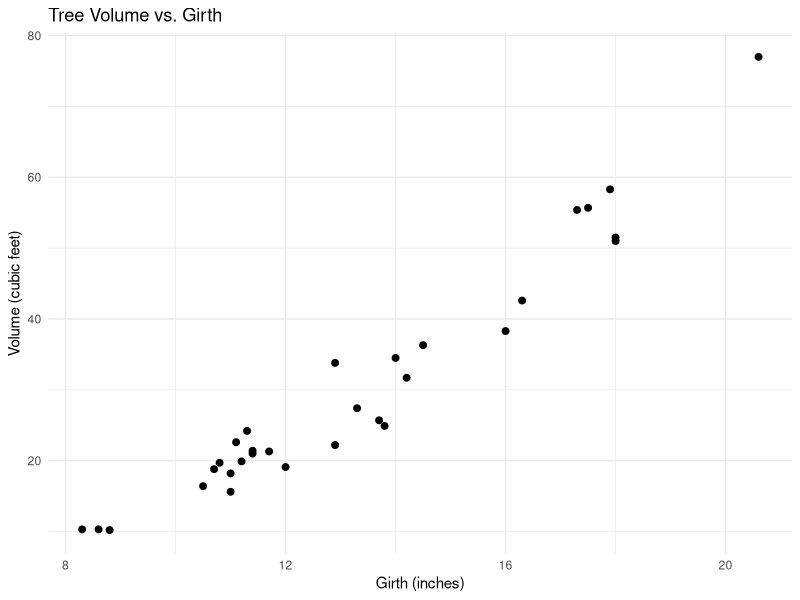
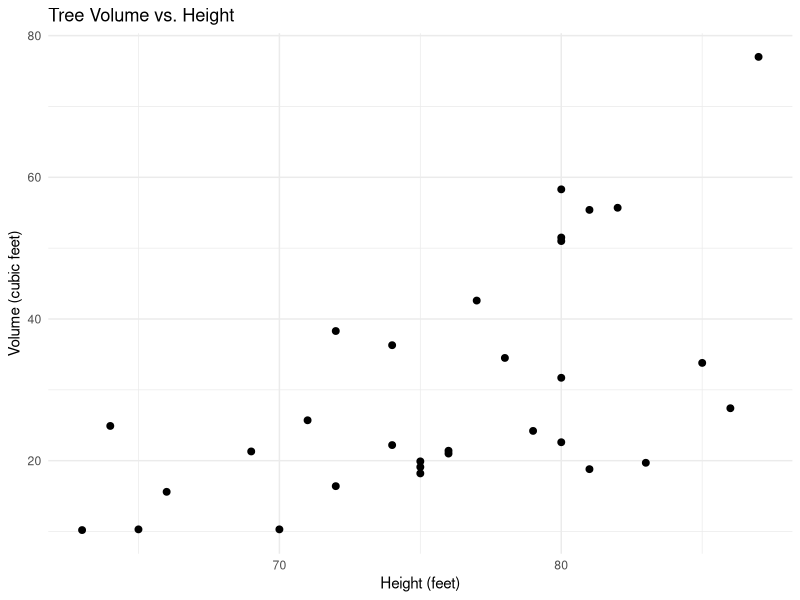
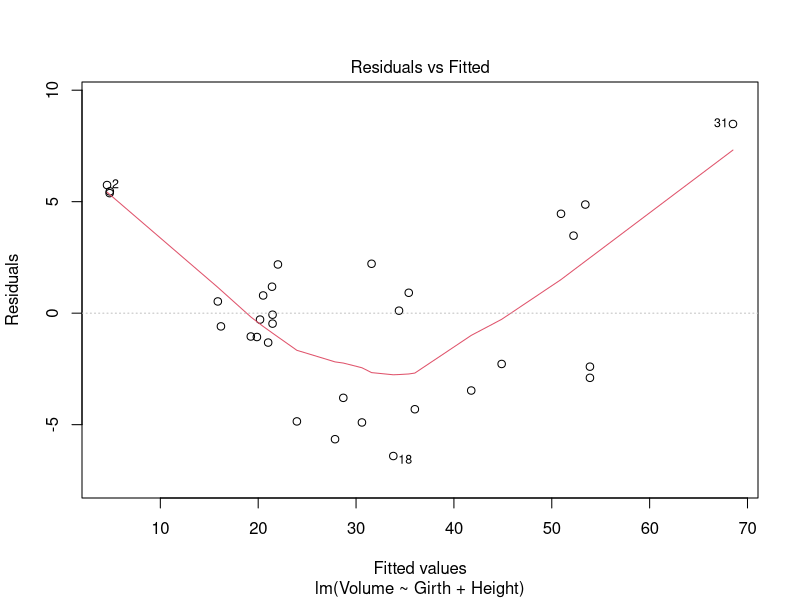
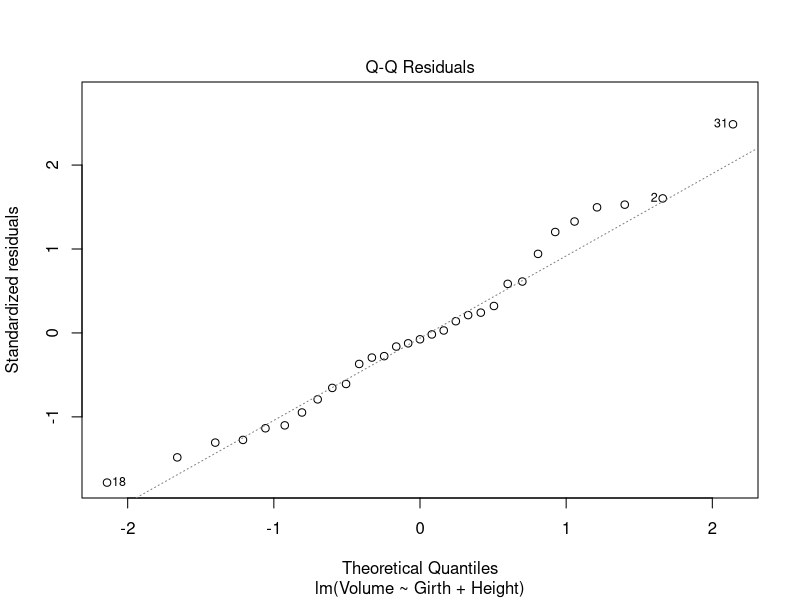
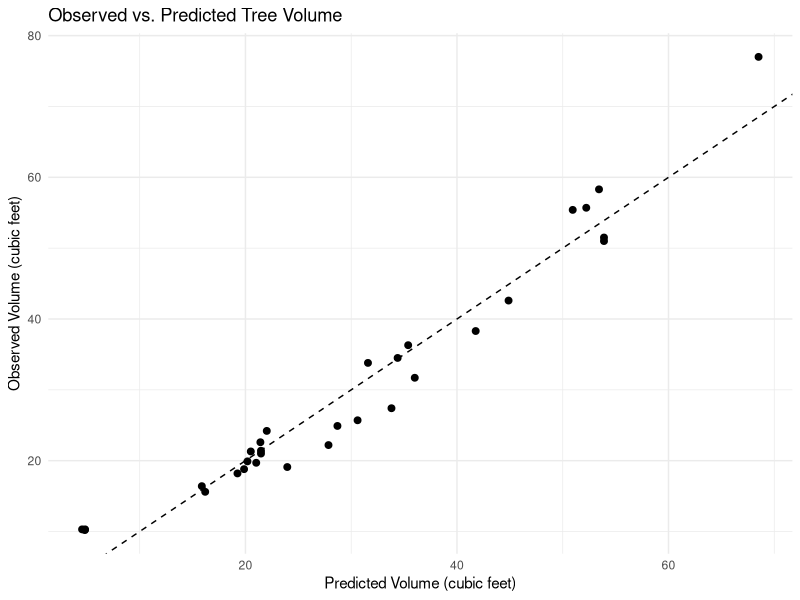

These figures' R source, in order:
# BIO 118 Laboratory Exercise 8A
# Multiple Linear Regression

# 8.1 Understand the dataset
?trees

# 8.1.1 Load and inspect the dataset

# Load the built-in dataset
data(trees)

# View the first six observations
head(trees)

# Examine the structure of the dataset
str(trees)

# Obtain descriptive statistics
summary(trees)

# 8.1.2 Explore the relationships among variables

library(ggplot2)

# Volume versus Girth
ggplot(trees, aes(x = Girth, y = Volume)) +
  geom_point(size = 2) +
  labs(
    title = "Tree Volume vs. Girth",
    x = "Girth (inches)",
    y = "Volume (cubic feet)"
  ) +
  theme_minimal()

# Volume versus Height
ggplot(trees, aes(x = Height, y = Volume)) +
  geom_point(size = 2) +
  labs(
    title = "Tree Volume vs. Height",
    x = "Height (feet)",
    y = "Volume (cubic feet)"
  ) +
  theme_minimal()

# Correlation matrix
cor(trees)

# 8.1.3 Fit the multiple linear regression model

# Fit the multiple linear regression model
model_mlr <- lm(Volume ~ Girth + Height,
                data = trees)

model_mlr

# 8.1.4 Interpret the regression output

# Display the model summary
summary(model_mlr)

# 8.1.5 Check model assumptions

# Residuals vs Fitted plot
plot(model_mlr, which = 1)

# Normal Q-Q plot
plot(model_mlr, which = 2)

# Load package
library(car)

# Calculate VIF
vif(model_mlr)

# 8.1.6 Generate predictions

# Create a new observation
new_tree <- data.frame(
  Girth = 15,
  Height = 75
)

# Predict tree volume
predict(model_mlr, newdata = new_tree)

# Add predicted volume to the original dataset
trees$Predicted_Volume <- predict(model_mlr)

# Compare observed and predicted values
head(trees)

# Observed versus predicted volume
ggplot(trees, aes(x = Predicted_Volume, y = Volume)) +
  geom_point(size = 2) +
  geom_abline(
    intercept = 0,
    slope = 1,
    linetype = "dashed"
  ) +
  labs(
    title = "Observed vs. Predicted Tree Volume",
    x = "Predicted Volume (cubic feet)",
    y = "Observed Volume (cubic feet)"
  ) +
  theme_minimal()
